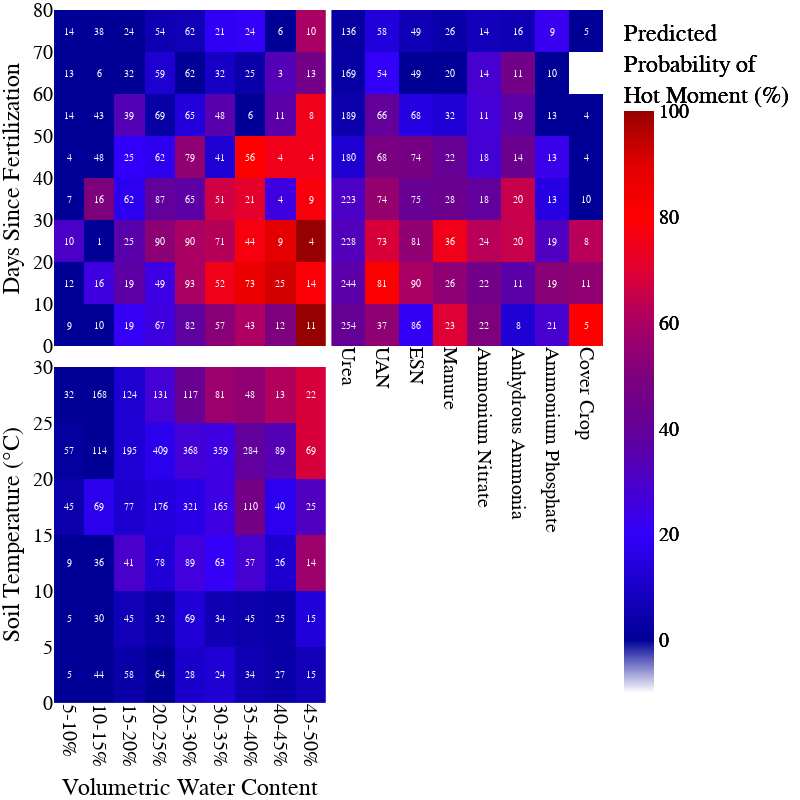

Here is the notebook cell this chart was saved with:
### Code cell
import plotly
import plotly.graph_objects as go
# Load df
vwc_fert_df = pd.read_csv("vwc_fert_df.csv")
vwc_fert_df['HM_Percentage'] = vwc_fert_df['HM_Percentage'].astype(float) * 100
vwc_soilT_df = pd.read_csv("vwc_soilT_df.csv")

fert_model_df = pd.read_csv("fert_model_df.csv")
# Drop unknown fert types
fert_model_df = fert_model_df.query('FertType != "Unknown"')
fert_model_df = fert_model_df.query('FertType != "Unknown"')

# Order a list of fert type by the overall average HM_Percentage
fert_types = fert_model_df['FertType'].unique()
fert_type_avg = []
for f_type in fert_types:
    avg = statistics.mean(fert_model_df.query('FertType == @f_type')['HM_Percentage'])
    fert_type_avg.append(avg)
fert_type_avg, fert_types = zip(*sorted(zip(fert_type_avg, fert_types)))
fert_types = list(fert_types)

vwc_soilT_df['HM_Percentage'] = vwc_soilT_df['HM_Percentage'].astype(float) * 100
fert_model_df['HM_Percentage'] = fert_model_df['HM_Percentage'].astype(float) * 100

# Create a 2 by 2 grid of subplots
fig = plotly.subplots.make_subplots(rows=2, cols=2, vertical_spacing=0.03, horizontal_spacing=0.01)

# Create a heatmap of HM_Percentage vs VWC and DaysSinceFert in the top left subplot
p1 = go.Heatmap(x=vwc_fert_df['VWC'], y=vwc_fert_df['DaysSinceFert'], z=vwc_fert_df['HM_Percentage'], zmin=-10, zmax=100, colorscale=[
    'rgb(255, 255, 255)', 'rgb(0, 0, 150)', 'rgb(25, 0, 200)', 'rgb(50, 0, 250)', 'rgb(75, 0, 200)', 'rgb(100, 0, 150)',
    'rgb(125, 0, 125)', 'rgb(170, 0, 100)', 'rgb(225, 0, 50)', 'rgb(255, 0, 0)', 'rgb(225, 0, 0)', 'rgb(150, 0, 0)'], colorbar={'title': 'Predicted<br>Probability of<br>Hot Moment (%)'}, text=vwc_fert_df['n'], textfont=dict(size=10), texttemplate="%{text}")

fig.append_trace(p1,1,1)
fig.update_layout(width=800, height=800)

# Label axis
fig.update_xaxes(title_text='Volumetric Water Content', row=2, col=1)
fig.update_xaxes(title_text='', row=1, col=1)

fig.update_yaxes(title_text='Days Since Fertilization', row=1, col=1)
fig.update_yaxes(title_text='Soil Temperature (°C)', row=2, col=1)

# Update font
fig.update_layout(font=dict(
        family="Arial",
        size=20,
        color="Black"
    ))
# Y axis labels in increments of 10
fig.update_yaxes(tickvals=[0, 10, 20, 30, 40, 50, 60, 70, 80, ], ticktext=['0', '10', '20', '30', '40', '50', '60', '70', '80',])
# Reverse order of y axis
#fig.update_yaxes(autorange="reversed", row=1, col=1)

# Convert x axis labels to percent
fig.update_xaxes(tickvals=[0.05, 0.10, 0.15, 0.20, 0.25, 0.30, 0.35, 0.40, 0.45, 0.50, ], ticktext=['5%', '5-10%', '10-15%', '15-20%', '20-25%',
                                                                                                  '25-30%', '30-35%', '35-40%', '40-45%', '45-50%',
                                                                                                  '50-55%'], tickangle=90, row=2, col=1)
fig.update_xaxes(tickvals=[0.05, 0.10, 0.15, 0.20, 0.25, 0.30, 0.35, 0.40, 0.45, 0.50, ], ticktext=['', '', '', '', '',
                                                                                                  '', '', '', '', '',
                                                                                                  ''], row=1, col=1)
p2 = go.Heatmap(x=vwc_soilT_df['VWC'], y=vwc_soilT_df['SoilT'], z=vwc_soilT_df['HM_Percentage'], zmin=-10, zmax=100, colorscale=[
    'rgb(255, 255, 255)', 'rgb(0, 0, 150)', 'rgb(25, 0, 200)', 'rgb(50, 0, 250)', 'rgb(75, 0, 200)', 'rgb(100, 0, 150)',
    'rgb(125, 0, 125)', 'rgb(170, 0, 100)', 'rgb(225, 0, 50)', 'rgb(255, 0, 0)', 'rgb(225, 0, 0)', 'rgb(150, 0, 0)'], colorbar={'title': 'Predicted<br>Probability of<br>Hot Moment (%)'}, text=vwc_soilT_df['n'], textfont=dict(size=10), texttemplate="%{text}")

fig.append_trace(p2,2,1)
fig.update_yaxes(tickvals=[0, 5, 10, 15, 20, 25, 30,], ticktext=['0', '5', '10', '15', '20', '25', '30'], row=2, col=1)

# Create a heatmap of HM_Percentage vs DaysSinceFert and FertType
p3 = go.Heatmap(y=fert_model_df['DaysSinceFert'], x=fert_model_df['FertType'], z=fert_model_df['HM_Percentage'], zmin=-10, zmax=100, colorscale=[
    'rgb(255, 255, 255)', 'rgb(0, 0, 150)', 'rgb(25, 0, 200)', 'rgb(50, 0, 250)', 'rgb(75, 0, 200)', 'rgb(100, 0, 150)',
    'rgb(125, 0, 125)', 'rgb(170, 0, 100)', 'rgb(225, 0, 50)', 'rgb(255, 0, 0)', 'rgb(225, 0, 0)', 'rgb(150, 0, 0)'], colorbar={'title': 'Predicted<br>Probability of<br>Hot Moment (%)'}, text=fert_model_df['n'], textfont=dict(size=10), texttemplate="%{text}")

fig.update_yaxes(tickvals=[0, 10, 20, 30, 40, 50, 60, 70, 80, ], ticktext=['', '', '', '', '',
                                                                                                  '', '', '', '', '',
                                                                                                  ''], row=1, col=2)
# Set x lim
fig.update_xaxes(range=[0.075, .525], row=1, col=1)
fig.update_xaxes(range=[0.075, .525], row=2, col=1)

fig.append_trace(p3,1,2)
#fig.update_yaxes(autorange="reversed", row=1, col=2)
fig.update_xaxes(tickangle=90, row=1, col=2)


# Set padding
fig.update_layout(margin=dict(l=1, r=1, t=1, b=1))
# Set font
fig.update_layout(font=dict(
        family="Times New Roman",
        size=20,
        color="Black"
    ))



fig.show()
# Save fig
fig.write_image("vwc_fert_heatmap.svg", format='svg')

### Figure 1 — Plotly figure (JSON) as saved in the notebook; plotly's stock layout.template omitted (floating-point values rounded to 4 significant figures)
{"data": [{"colorbar": {"title": {"text": "Predicted<br>Probability of<br>Hot Moment (%)"}}, "colorscale": [[0, "rgb(255, 255, 255)"], [0.09091, "rgb(0, 0, 150)"], [0.1818, "rgb(25, 0, 200)"], [0.2727, "rgb(50, 0, 250)"], [0.3636, "rgb(75, 0, 200)"], [0.4545, "rgb(100, 0, 150)"], [0.5455, "rgb(125, 0, 125)"], [0.6364, "rgb(170, 0, 100)"], [0.7273, "rgb(225, 0, 50)"], [0.8182, "rgb(255, 0, 0)"], [0.9091, "rgb(225, 0, 0)"], [1, "rgb(150, 0, 0)"]], "text": [9, 12, 10, 7, 4, 14, 13, 14, 10, 16, 1, 16, 48, 43, 6, 38, 19, 19, 25, 62, 25, 39, 32, 24, 67, 49, 90, 87, 62, 69, 59, 54, 82, 93, 90, 65, 79, 65, 62, 62, 57, 52, 71, 51, 41, 48, 32, 21, 43, 73, 44, 21, 56, 6, 25, 24, 12, 25, 9, 4, 4, 11, 3, 6, 11, 14, 4, 9, 4, 8, 13, 10, 8, 9, 8, 10, 3, 2, 2, 6], "textfont": {"size": 10}, "texttemplate": "%{text}", "type": "heatmap", "x": [0.1, 0.1, 0.1, 0.1, 0.1, 0.1, 0.1, 0.1, 0.15, 0.15, 0.15, 0.15, 0.15, 0.15, 0.15, 0.15, 0.2, 0.2, 0.2, 0.2, 0.2, 0.2, 0.2, 0.2, 0.25, 0.25, 0.25, 0.25, 0.25, 0.25, 0.25, 0.25, 0.3, 0.3, 0.3, 0.3, 0.3, 0.3, 0.3, 0.3, 0.35, 0.35, 0.35, 0.35, 0.35, 0.35, 0.35, 0.35, 0.4, 0.4, 0.4, 0.4, 0.4, 0.4, 0.4, 0.4, 0.45, 0.45, 0.45, 0.45, 0.45, 0.45, 0.45, 0.45, 0.5, 0.5, 0.5, 0.5, 0.5, 0.5, 0.5, 0.5, 0.55, 0.55, 0.55, 0.55, 0.55, 0.55, 0.55, 0.55], "xaxis": "x", "y": [5, 15, 25, 35, 45, 55, 65, 75, 5, 15, 25, 35, 45, 55, 65, 75, 5, 15, 25, 35, 45, 55, 65, 75, 5, 15, 25, 35, 45, 55, 65, 75, 5, 15, 25, 35, 45, 55, 65, 75, 5, 15, 25, 35, 45, 55, 65, 75, 5, 15, 25, 35, 45, 55, 65, 75, 5, 15, 25, 35, 45, 55, 65, 75, 5, 15, 25, 35, 45, 55, 65, 75, 5, 15, 25, 35, 45, 55, 65, 75], "yaxis": "y", "z": [0, 0, 30, 0, 0, 0, 0, 0, 0, 25, 0, 50, 0, 0, 0, 0, 21.05, 36.84, 36, 17.74, 20, 33.33, 0, 0, 25.37, 24.49, 53.33, 39.08, 17.74, 2.899, 11.86, 5.556, 37.8, 60.22, 60, 36.92, 54.43, 13.85, 0, 6.452, 52.63, 75, 61.97, 66.67, 12.2, 35.42, 9.375, 19.05, 60.47, 86.3, 77.27, 71.43, 80.36, 0, 4, 20.83, 50, 92, 88.89, 25, 75, 36.36, 33.33, 0, 100, 78.57, 100, 77.78, 75, 75, 46.15, 60, 75, 100, 100, 80, 66.67, 0, 100, 16.67], "zmax": 100, "zmin": -10}, {"colorbar": {"title": {"text": "Predicted<br>Probability of<br>Hot Moment (%)"}}, "colorscale": [[0, "rgb(255, 255, 255)"], [0.09091, "rgb(0, 0, 150)"], [0.1818, "rgb(25, 0, 200)"], [0.2727, "rgb(50, 0, 250)"], [0.3636, "rgb(75, 0, 200)"], [0.4545, "rgb(100, 0, 150)"], [0.5455, "rgb(125, 0, 125)"], [0.6364, "rgb(170, 0, 100)"], [0.7273, "rgb(225, 0, 50)"], [0.8182, "rgb(255, 0, 0)"], [0.9091, "rgb(225, 0, 0)"], [1, "rgb(150, 0, 0)"]], "text": [5, 5, 9, 45, 57, 32, 44, 30, 36, 69, 114, 168, 58, 45, 41, 77, 195, 124, 64, 32, 78, 176, 409, 131, 28, 69, 89, 321, 368, 117, 24, 34, 63, 165, 359, 81, 34, 45, 57, 110, 284, 48, 27, 25, 26, 40, 89, 13, 15, 15, 14, 25, 69, 22, 2, 4, 5, 19, 40, 9], "textfont": {"size": 10}, "texttemplate": "%{text}", "type": "heatmap", "x": [0.1, 0.1, 0.1, 0.1, 0.1, 0.1, 0.15, 0.15, 0.15, 0.15, 0.15, 0.15, 0.2, 0.2, 0.2, 0.2, 0.2, 0.2, 0.25, 0.25, 0.25, 0.25, 0.25, 0.25, 0.3, 0.3, 0.3, 0.3, 0.3, 0.3, 0.35, 0.35, 0.35, 0.35, 0.35, 0.35, 0.4, 0.4, 0.4, 0.4, 0.4, 0.4, 0.45, 0.45, 0.45, 0.45, 0.45, 0.45, 0.5, 0.5, 0.5, 0.5, 0.5, 0.5, 0.55, 0.55, 0.55, 0.55, 0.55, 0.55], "xaxis": "x3", "y": [2.5, 7.5, 12.5, 17.5, 22.5, 27.5, 2.5, 7.5, 12.5, 17.5, 22.5, 27.5, 2.5, 7.5, 12.5, 17.5, 22.5, 27.5, 2.5, 7.5, 12.5, 17.5, 22.5, 27.5, 2.5, 7.5, 12.5, 17.5, 22.5, 27.5, 2.5, 7.5, 12.5, 17.5, 22.5, 27.5, 2.5, 7.5, 12.5, 17.5, 22.5, 27.5, 2.5, 7.5, 12.5, 17.5, 22.5, 27.5, 2.5, 7.5, 12.5, 17.5, 22.5, 27.5, 2.5, 7.5, 12.5, 17.5, 22.5, 27.5], "yaxis": "y3", "z": [0, 0, 0, 4.444, 1.754, 0, 0, 0, 0, 17.39, 0, 0, 3.448, 6.667, 29.27, 11.69, 12.31, 12.1, 0, 3.125, 12.82, 14.2, 17.36, 27.48, 10.71, 13.04, 25.84, 16.2, 26.9, 41.88, 12.5, 5.882, 20.63, 24.85, 24.79, 56.79, 5.882, 4.444, 28.07, 46.36, 38.73, 54.17, 3.704, 4, 11.54, 17.5, 33.71, 61.54, 6.667, 13.33, 57.14, 32, 68.12, 68.18, 0, 0, 60, 36.84, 72.5, 88.89], "zmax": 100, "zmin": -10}, {"colorbar": {"title": {"text": "Predicted<br>Probability of<br>Hot Moment (%)"}}, "colorscale": [[0, "rgb(255, 255, 255)"], [0.09091, "rgb(0, 0, 150)"], [0.1818, "rgb(25, 0, 200)"], [0.2727, "rgb(50, 0, 250)"], [0.3636, "rgb(75, 0, 200)"], [0.4545, "rgb(100, 0, 150)"], [0.5455, "rgb(125, 0, 125)"], [0.6364, "rgb(170, 0, 100)"], [0.7273, "rgb(225, 0, 50)"], [0.8182, "rgb(255, 0, 0)"], [0.9091, "rgb(225, 0, 0)"], [1, "rgb(150, 0, 0)"]], "text": ["254", "244", "228", "223", "180", "189", "169", "136", "37", "81", "73", "74", "68", "66", "54", "58", "86", "90", "81", "75", "74", "68", "49", "49", "23", "26", "36", "28", "22", "32", "20", "26", "22", "22", "24", "18", "18", "11", "14", "14", "8", "11", "20", "20", "14", "19", "11", "16", "21", "19", "19", "13", "13", "13", "10", "9", "5", "11", "8", "10", "4", "4", " ", "5"], "textfont": {"size": 10}, "texttemplate": "%{text}", "type": "heatmap", "x": ["Urea", "Urea", "Urea", "Urea", "Urea", "Urea", "Urea", "Urea", "UAN", "UAN", "UAN", "UAN", "UAN", "UAN", "UAN", "UAN", "ESN", "ESN", "ESN", "ESN", "ESN", "ESN", "ESN", "ESN", "Manure", "Manure", "Manure", "Manure", "Manure", "Manure", "Manure", "Manure", "Ammonium Nitrate", "Ammonium Nitrate", "Ammonium Nitrate", "Ammonium Nitrate", "Ammonium Nitrate", "Ammonium Nitrate", "Ammonium Nitrate", "Ammonium Nitrate", "Anhydrous Ammonia", "Anhydrous Ammonia", "Anhydrous Ammonia", "Anhydrous Ammonia", "Anhydrous Ammonia", "Anhydrous Ammonia", "Anhydrous Ammonia", "Anhydrous Ammonia", "Ammonium Phosphate", "Ammonium Phosphate", "Ammonium Phosphate", "Ammonium Phosphate", "Ammonium Phosphate", "Ammonium Phosphate", "Ammonium Phosphate", "Ammonium Phosphate", "Cover Crop", "Cover Crop", "Cover Crop", "Cover Crop", "Cover Crop", "Cover Crop", "Cover Crop", "Cover Crop"], "xaxis": "x2", "y": [5, 15, 25, 35, 45, 55, 65, 75, 5, 15, 25, 35, 45, 55, 65, 75, 5, 15, 25, 35, 45, 55, 65, 75, 5, 15, 25, 35, 45, 55, 65, 75, 5, 15, 25, 35, 45, 55, 65, 75, 5, 15, 25, 35, 45, 55, 65, 75, 5, 15, 25, 35, 45, 55, 65, 75, 5, 15, 25, 35, 45, 55, 65, 75], "yaxis": "y2", "z": [40.55, 36.48, 32.89, 30.49, 12.22, 4.233, 2.367, 2.206, 54.05, 81.48, 68.49, 55.41, 48.53, 39.39, 20.37, 13.79, 20.93, 60, 54.32, 41.33, 47.3, 14.71, 0, 6.122, 69.57, 53.85, 75, 42.86, 40.91, 12.5, 0, 3.846, 50, 45.45, 62.5, 38.89, 27.78, 27.27, 28.57, 7.143, 12.5, 36.36, 65, 65, 42.86, 36.84, 45.45, 6.25, 28.57, 52.63, 31.58, 15.38, 23.08, 0, 0, 22.22, 80, 54.55, 62.5, 0, 0, 0, -10, 0], "zmax": 100, "zmin": -10}], "layout": {"font": {"color": "Black", "family": "Times New Roman", "size": 20}, "height": 800, "margin": {"b": 1, "l": 1, "r": 1, "t": 1}, "width": 800, "xaxis": {"anchor": "y", "domain": [0, 0.495], "range": [0.075, 0.525], "ticktext": ["", "", "", "", "", "", "", "", "", "", ""], "tickvals": [0.05, 0.1, 0.15, 0.2, 0.25, 0.3, 0.35, 0.4, 0.45, 0.5], "title": {"text": ""}}, "xaxis2": {"anchor": "y2", "domain": [0.505, 1], "tickangle": 90}, "xaxis3": {"anchor": "y3", "domain": [0, 0.495], "range": [0.075, 0.525], "tickangle": 90, "ticktext": ["5%", "5-10%", "10-15%", "15-20%", "20-25%", "25-30%", "30-35%", "35-40%", "40-45%", "45-50%", "50-55%"], "tickvals": [0.05, 0.1, 0.15, 0.2, 0.25, 0.3, 0.35, 0.4, 0.45, 0.5], "title": {"text": "Volumetric Water Content"}}, "xaxis4": {"anchor": "y4", "domain": [0.505, 1]}, "yaxis": {"anchor": "x", "domain": [0.515, 1], "ticktext": ["0", "10", "20", "30", "40", "50", "60", "70", "80"], "tickvals": [0, 10, 20, 30, 40, 50, 60, 70, 80], "title": {"text": "Days Since Fertilization"}}, "yaxis2": {"anchor": "x2", "domain": [0.515, 1], "ticktext": ["", "", "", "", "", "", "", "", "", "", ""], "tickvals": [0, 10, 20, 30, 40, 50, 60, 70, 80]}, "yaxis3": {"anchor": "x3", "domain": [0, 0.485], "ticktext": ["0", "5", "10", "15", "20", "25", "30"], "tickvals": [0, 5, 10, 15, 20, 25, 30], "title": {"text": "Soil Temperature (°C)"}}, "yaxis4": {"anchor": "x4", "domain": [0, 0.485], "ticktext": ["0", "10", "20", "30", "40", "50", "60", "70", "80"], "tickvals": [0, 10, 20, 30, 40, 50, 60, 70, 80]}}}
